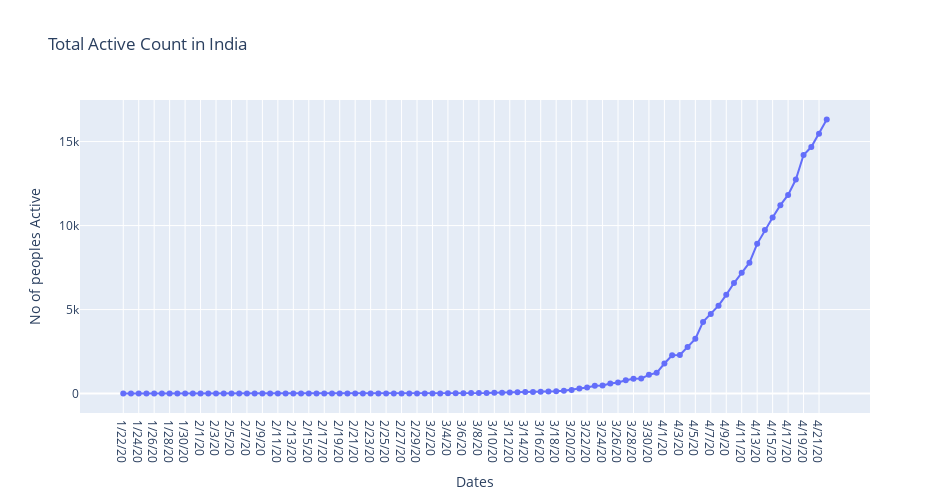
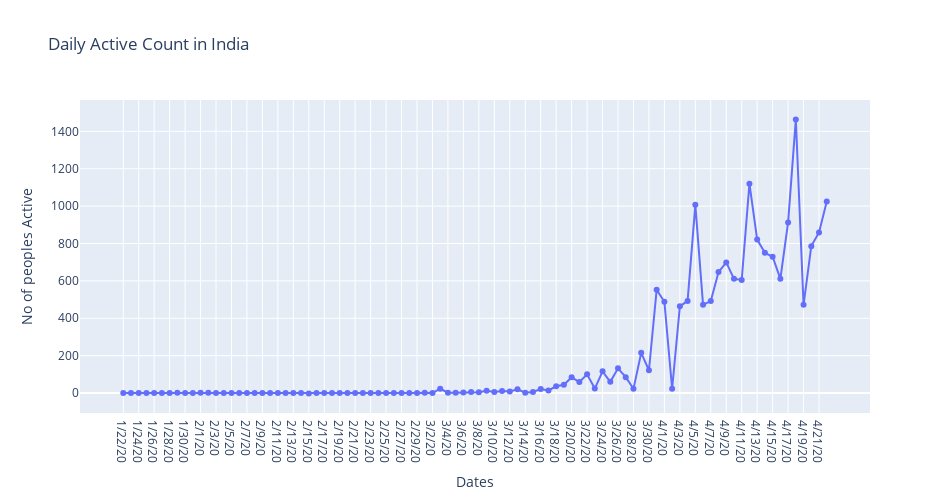

Write notebook code for charts like these, in order.
### Code cell
fig = go.Figure(data=go.Scatter( x=Active_India.index,y=Active_India[0],mode='lines+markers'))
fig.update_layout(title='Total Active Count in India',xaxis_title='Dates',yaxis_title='No of peoples Active',width=950, height=500)
fig.show()
fig1 = go.Figure(data=go.Scatter( x=Active_India.index,y=Active_India['Daily'],mode='lines+markers'))
fig1.update_layout(title='Daily Active Count in India',xaxis_title='Dates',yaxis_title='No of peoples Active',width=950, height=500)
fig1.show()

### Figure 1 — Plotly figure (JSON) as saved in the notebook; plotly's stock layout.template omitted (floating-point values rounded to 4 significant figures)
{"data": [{"mode": "lines+markers", "type": "scatter", "x": ["1/22/20", "1/23/20", "1/24/20", "1/25/20", "1/26/20", "1/27/20", "1/28/20", "1/29/20", "1/30/20", "1/31/20", "2/1/20", "2/2/20", "2/3/20", "2/4/20", "2/5/20", "2/6/20", "2/7/20", "2/8/20", "2/9/20", "2/10/20", "2/11/20", "2/12/20", "2/13/20", "2/14/20", "2/15/20", "2/16/20", "2/17/20", "2/18/20", "2/19/20", "2/20/20", "2/21/20", "2/22/20", "2/23/20", "2/24/20", "2/25/20", "2/26/20", "2/27/20", "2/28/20", "2/29/20", "3/1/20", "3/2/20", "3/3/20", "3/4/20", "3/5/20", "3/6/20", "3/7/20", "3/8/20", "3/9/20", "3/10/20", "3/11/20", "3/12/20", "3/13/20", "3/14/20", "3/15/20", "3/16/20", "3/17/20", "3/18/20", "3/19/20", "3/20/20", "3/21/20", "3/22/20", "3/23/20", "3/24/20", "3/25/20", "3/26/20", "3/27/20", "3/28/20", "3/29/20", "3/30/20", "3/31/20", "4/1/20", "4/2/20", "4/3/20", "4/4/20", "4/5/20", "4/6/20", "4/7/20", "4/8/20", "4/9/20", "4/10/20", "4/11/20", "4/12/20", "4/13/20", "4/14/20", "4/15/20", "4/16/20", "4/17/20", "4/18/20", "4/19/20", "4/20/20", "4/21/20", "4/22/20"], "y": [0, 0, 0, 0, 0, 0, 0, 0, 1, 1, 1, 2, 3, 3, 3, 3, 3, 3, 3, 3, 3, 3, 3, 3, 3, 0, 0, 0, 0, 0, 0, 0, 0, 0, 0, 0, 0, 0, 0, 0, 2, 2, 25, 27, 28, 31, 36, 40, 52, 57, 68, 76, 96, 98, 104, 125, 139, 175, 219, 303, 362, 462, 486, 602, 662, 794, 879, 902, 1117, 1239, 1792, 2280, 2303, 2767, 3260, 4267, 4740, 5232, 5879, 6578, 7189, 7794, 8914, 9735, 10485, 11214, 11825, 12738, 14202, 14674, 15460, 16319]}], "layout": {"height": 500, "title": {"text": "Total Active Count in India"}, "width": 950, "xaxis": {"title": {"text": "Dates"}}, "yaxis": {"title": {"text": "No of peoples Active"}}}}

### Figure 2 — Plotly figure (JSON) as saved in the notebook; plotly's stock layout.template omitted (floating-point values rounded to 4 significant figures)
{"data": [{"mode": "lines+markers", "type": "scatter", "x": ["1/22/20", "1/23/20", "1/24/20", "1/25/20", "1/26/20", "1/27/20", "1/28/20", "1/29/20", "1/30/20", "1/31/20", "2/1/20", "2/2/20", "2/3/20", "2/4/20", "2/5/20", "2/6/20", "2/7/20", "2/8/20", "2/9/20", "2/10/20", "2/11/20", "2/12/20", "2/13/20", "2/14/20", "2/15/20", "2/16/20", "2/17/20", "2/18/20", "2/19/20", "2/20/20", "2/21/20", "2/22/20", "2/23/20", "2/24/20", "2/25/20", "2/26/20", "2/27/20", "2/28/20", "2/29/20", "3/1/20", "3/2/20", "3/3/20", "3/4/20", "3/5/20", "3/6/20", "3/7/20", "3/8/20", "3/9/20", "3/10/20", "3/11/20", "3/12/20", "3/13/20", "3/14/20", "3/15/20", "3/16/20", "3/17/20", "3/18/20", "3/19/20", "3/20/20", "3/21/20", "3/22/20", "3/23/20", "3/24/20", "3/25/20", "3/26/20", "3/27/20", "3/28/20", "3/29/20", "3/30/20", "3/31/20", "4/1/20", "4/2/20", "4/3/20", "4/4/20", "4/5/20", "4/6/20", "4/7/20", "4/8/20", "4/9/20", "4/10/20", "4/11/20", "4/12/20", "4/13/20", "4/14/20", "4/15/20", "4/16/20", "4/17/20", "4/18/20", "4/19/20", "4/20/20", "4/21/20", "4/22/20"], "y": [0, 0, 0, 0, 0, 0, 0, 1, 0, 0, 1, 1, 0, 0, 0, 0, 0, 0, 0, 0, 0, 0, 0, 0, -3, 0, 0, 0, 0, 0, 0, 0, 0, 0, 0, 0, 0, 0, 0, 2, 0, 23, 2, 1, 3, 5, 4, 12, 5, 11, 8, 20, 2, 6, 21, 14, 36, 44, 84, 59, 100, 24, 116, 60, 132, 85, 23, 215, 122, 553, 488, 23, 464, 493, 1007, 473, 492, 647, 699, 611, 605, 1120, 821, 750, 729, 611, 913, 1464, 472, 786, 859, 1025]}], "layout": {"height": 500, "title": {"text": "Daily Active Count in India"}, "width": 950, "xaxis": {"title": {"text": "Dates"}}, "yaxis": {"title": {"text": "No of peoples Active"}}}}
